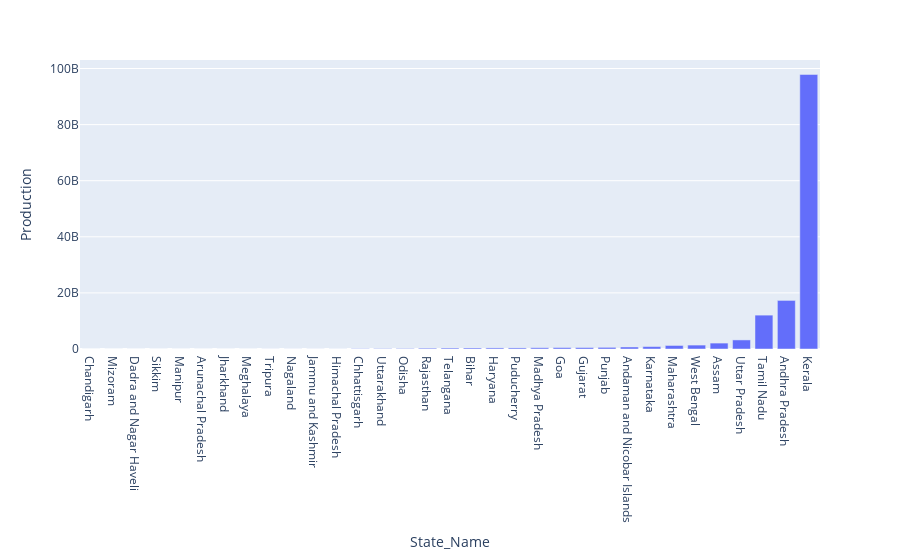

This figure's notebook cell:
### Code cell
temp = data.groupby(by='State_Name')['Production'].sum().reset_index().sort_values(by='Production')
px.bar(temp, 'State_Name', 'Production')

### Figure 1 — Plotly figure (JSON) as saved in the notebook; plotly's stock layout.template omitted (floating-point values rounded to 4 significant figures)
{"data": [{"alignmentgroup": "True", "hovertemplate": "State_Name=%{x}<br>Production=%{y}<extra></extra>", "legendgroup": "", "marker": {"color": "#636efa", "pattern": {"shape": ""}}, "name": "", "offsetgroup": "", "orientation": "v", "showlegend": false, "textposition": "auto", "type": "bar", "x": ["Chandigarh", "Mizoram", "Dadra and Nagar Haveli", "Sikkim", "Manipur", "Arunachal Pradesh", "Jharkhand", "Meghalaya", "Tripura", "Nagaland", "Jammu and Kashmir ", "Himachal Pradesh", "Chhattisgarh", "Uttarakhand", "Odisha", "Rajasthan", "Telangana ", "Bihar", "Haryana", "Puducherry", "Madhya Pradesh", "Goa", "Gujarat", "Punjab", "Andaman and Nicobar Islands", "Karnataka", "Maharashtra", "West Bengal", "Assam", "Uttar Pradesh", "Tamil Nadu", "Andhra Pradesh", "Kerala"], "xaxis": "x", "y": [63960.0, 1662000.0, 1847871, 2435735, 5230917, 6824000.0, 10780000.0, 12112496, 12522917, 12765950, 13290000.0, 17810000.0, 101000000.0, 132177355, 160900000.0, 281300000.0, 335147930, 366500000.0, 381273890, 384724502, 448800000.0, 505800000.0, 524291337, 586385001, 718200000.0, 863400000.0, 1264000000.0, 1398000000.0, 2111751759, 3234000000.0, 12080000000.0, 17324590296, 97880000000.0], "yaxis": "y"}], "layout": {"barmode": "relative", "legend": {"tracegroupgap": 0}, "margin": {"t": 60}, "xaxis": {"anchor": "y", "domain": [0, 1], "title": {"text": "State_Name"}}, "yaxis": {"anchor": "x", "domain": [0, 1], "title": {"text": "Production"}}}}
